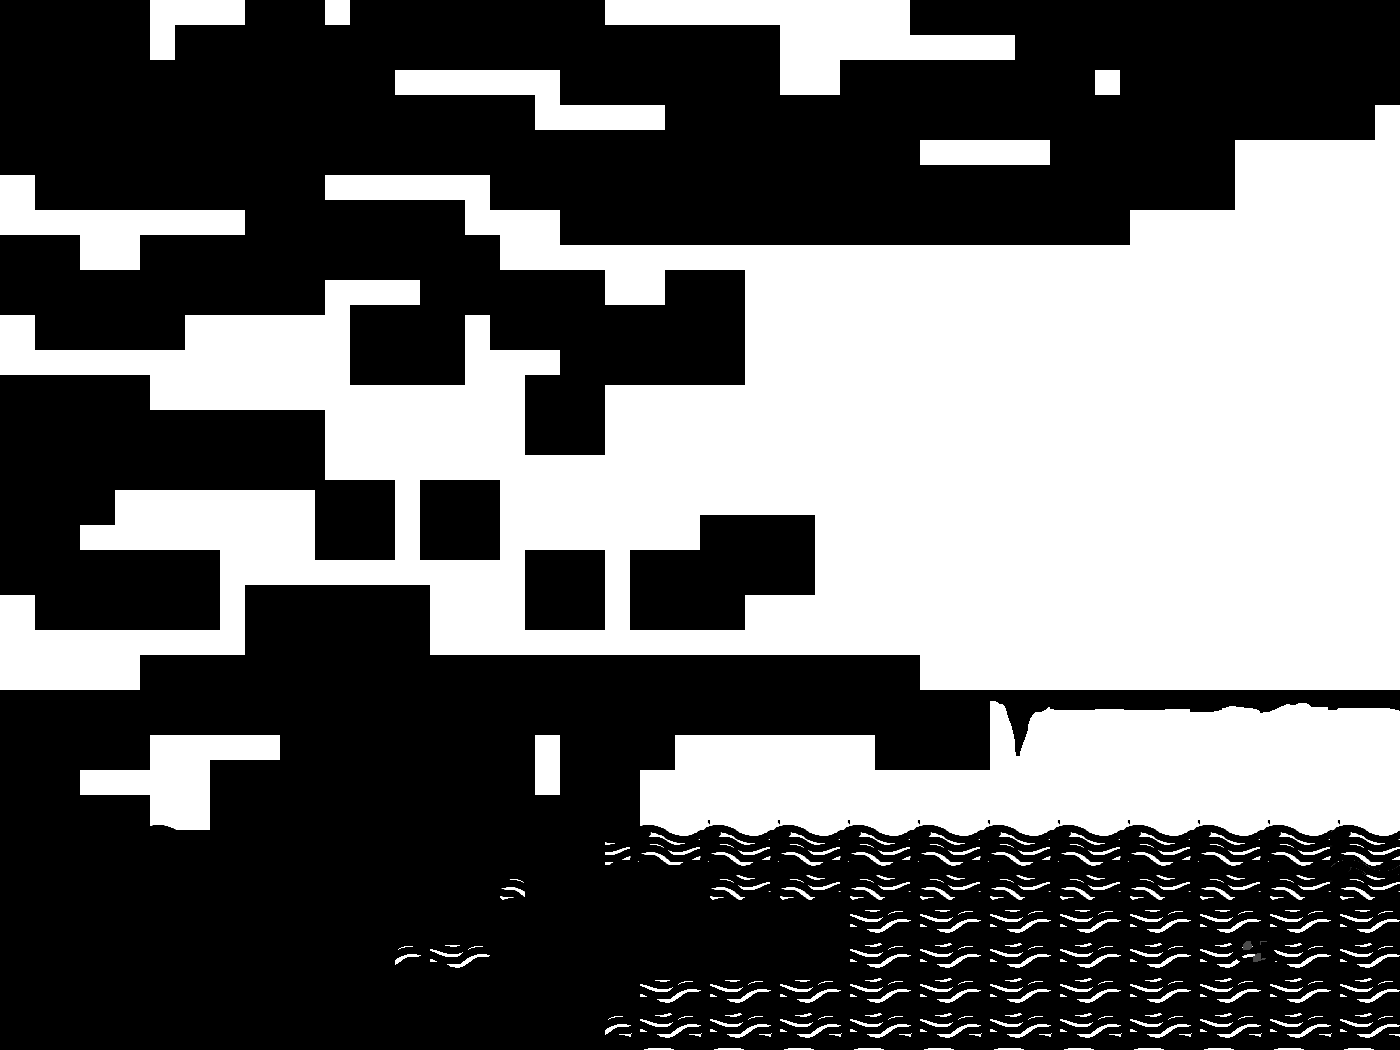

Tiled map render using the project's own tile images. Description and the map definition, with tile-layer contents summarised, below:
An orthogonal 40x30 tile map with 35x35 px tiles, 1 tile layer (Tile Layer 1), 4 tilesets and 13 objects (3x NPCReactEntity, TeethmanEntity, mainPlayer, me.LevelEntity, platform).

<map version="1.5" tiledversion="1.7.0" orientation="orthogonal" renderorder="right-down" width="40" height="30" tilewidth="35" tileheight="35" infinite="0" backgroundcolor="#ffffff" nextlayerid="16" nextobjectid="60">
 <tileset firstgid="1" source="tileset.tsx" />
 <tileset firstgid="253" source="tileset1.tsx" />
 <tileset firstgid="353" source="tileset2.tsx" />
 <tileset firstgid="453" source="tileset3.tsx" />
 <layer id="11" name="Tile Layer 1" width="40" height="30">
  <data>[1200 cells, 349 non-empty, 9 distinct tile ids]</data>
 </layer>
 <objectgroup color="#0433ff" id="14" name="NPC">
  <object id="55" name="TeethmanEntity" x="1011.59" y="534.55" width="69.9271" height="152.247">
   <properties>
    <property name="animationspeed" value="200" />
    <property name="flip" value="true" />
    <property name="frameheight" value="35" />
    <property name="framewidth" value="35" />
    <property name="gravity" value="0" />
    <property name="velX" value="2" />
   </properties>
  </object>
 </objectgroup>
 <objectgroup color="#ff9300" id="15" name="NPCReact">
  <object id="54" name="NPCReactEntity" x="1255.19" y="166.253" width="13.4703" height="886.768">
   <properties>
    <property name="animationspeed" value="200" />
    <property name="fontSize" value="19px" />
    <property name="frameheight" value="35" />
    <property name="framewidth" value="35" />
    <property name="gravity" value="0" />
    <property name="message" value="You seem to be a little too carefree today.  It’s making me nervous." />
    <property name="n" value=" " />
    <property name="velX" value="2" />
   </properties>
  </object>
  <object id="58" name="NPCReactEntity" x="746.451" y="166.118" width="13.4703" height="886.768">
   <properties>
    <property name="animationspeed" value="200" />
    <property name="fontSize" value="20px" />
    <property name="frameheight" value="35" />
    <property name="framewidth" value="35" />
    <property name="gravity" value="0" />
    <property name="message" value="Don’t you remember? If you let yourself enjoy the present, you’re not going to be prepared when something horrible happens in the future. " />
    <property name="n" value=" " />
    <property name="velX" value="2" />
   </properties>
  </object>
  <object id="59" name="NPCReactEntity" x="256.14" y="161.483" width="13.4703" height="886.768">
   <properties>
    <property name="animationspeed" value="200" />
    <property name="fontSize" value="21px" />
    <property name="frameheight" value="35" />
    <property name="framewidth" value="35" />
    <property name="gravity" value="0" />
    <property name="message" value="Come on, think! What are you forgetting to worry about?" />
    <property name="n" value=" " />
    <property name="velX" value="2" />
   </properties>
  </object>
 </objectgroup>
 <objectgroup color="#00ff00" id="5" name="Player">
  <object id="16" name="mainPlayer" x="1260.55" y="599.48" width="108.466" height="88">
   <properties>
    <property name="flip" type="bool" value="true" />
   </properties>
  </object>
  <object id="49" name="me.LevelEntity" x="0.389705" y="415.937" width="11.2328" height="302.977">
   <properties>
    <property name="duration" value="150" />
    <property name="fade" value="#fff" />
    <property name="to" value="map2.8" />
   </properties>
  </object>
 </objectgroup>
 <objectgroup color="#ffff00" id="6" name="Items" />
 <objectgroup color="#ff0000" id="7" name="Slimes" />
 <objectgroup color="#ff0000" id="9" name="Flies" />
 <objectgroup id="10" name="Collision">
  <object id="8" x="982.149" y="700.426" width="423.604" height="12.3379" />
  <object id="13" type="platform" x="613.072" y="23.1134">
   <polyline points="0,0 70,0" />
  </object>
  <object id="15" x="0" y="981">
   <polyline points="0,0 0,-894.585" />
  </object>
  <object id="27" x="464.295" y="5.31282" width="70" height="70" />
  <object id="28" x="265.993" y="-63.6303" width="132.466" height="139.781" />
  <object id="56" x="-0.374427" y="701.502" width="998.122" height="12.3379" />
  <object id="57" x="1396.12" y="494.496">
   <polyline points="0,569.029 0,-995.8" />
  </object>
 </objectgroup>
</map>
